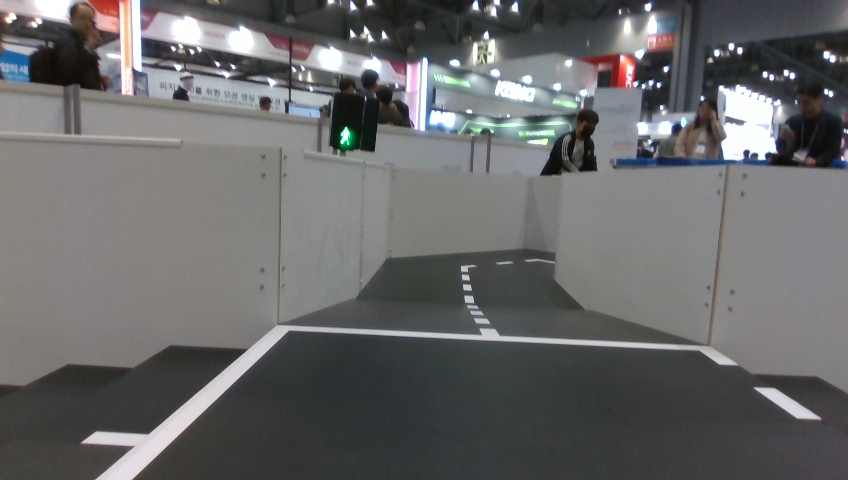
#> input picture code/junsu/sim/tl_images/green/d435_145915_f001734.jpg, 848 x 480 px
$ python -i test_traffic_light_logic.py   (imports and definitions only)
#> lines starting #> are read from the running program, lines starting #| are printed output that depends on the picture; after the words box and inside, x2 and y2 are one past the last pixel; in counts of white or black regions, pixels touching at a corner belong together
#!/usr/bin/env python3
"""[DEAD/삭제 대상, 2026-11-04] 더 이상 안 쓰는 테스트 — 2026-11-01에 노드가
HSV 색분할에서 YOLO로 바뀌면서 여기서 테스트하던 TrafficLightDetector._best_blob()
메서드 자체가 지워졌음. 지금 그냥 실행하면 AttributeError로 바로 죽음(ROS 노드엔
영향 없음, 이 테스트 파일만 깨짐). 지워도 되는 파일 — 자동승인 시스템이 rm을 막아서
일단 표시만 해둠. YOLO 버전 테스트는 test_yolo_on_val.py / test_yolo_node_replay.py 참고.
"""
import numpy as np
import cv2
import sys
sys.path.insert(0, '/tmp')
from traffic_light_detector_node import TrafficLightDetector

def make_test_image(color_bgr, radius=30, bg=(20, 20, 20)):
    img = np.full((480, 848, 3), bg, dtype=np.uint8)
    cv2.circle(img, (424, 240), radius, color_bgr, -1)
    return cv2.cvtColor(img, cv2.COLOR_BGR2RGB)  # RGB로 반환 (노드가 RGB 가정)

def eval_frame(rgb_img, min_blob_area=80, min_circularity=0.55):
#> called with min_blob_area = 80, min_circularity = 0.55
    hsv = cv2.cvtColor(rgb_img, cv2.COLOR_RGB2HSV)
#> hsv: shape (480, 848, 3); mean H, S, V 70.2, 18.3, 108.4
    red_mask = (cv2.inRange(hsv, (0, 120, 100), (10, 255, 255))
                | cv2.inRange(hsv, (170, 120, 100), (180, 255, 255)))
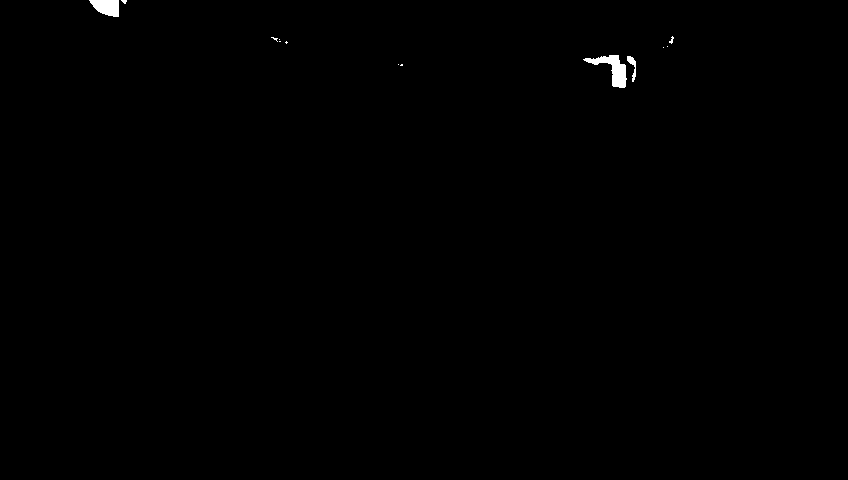
#> red_mask: shape (480, 848); 0.27% white; 13 white regions (10 under 20 px), largest, box (x1, y1, x2, y2) and area: (583, 55, 627, 88) 564, (89, 0, 119, 17) 377, (627, 56, 636, 82) 97
    green_mask = cv2.inRange(hsv, (45, 80, 100), (85, 255, 255))
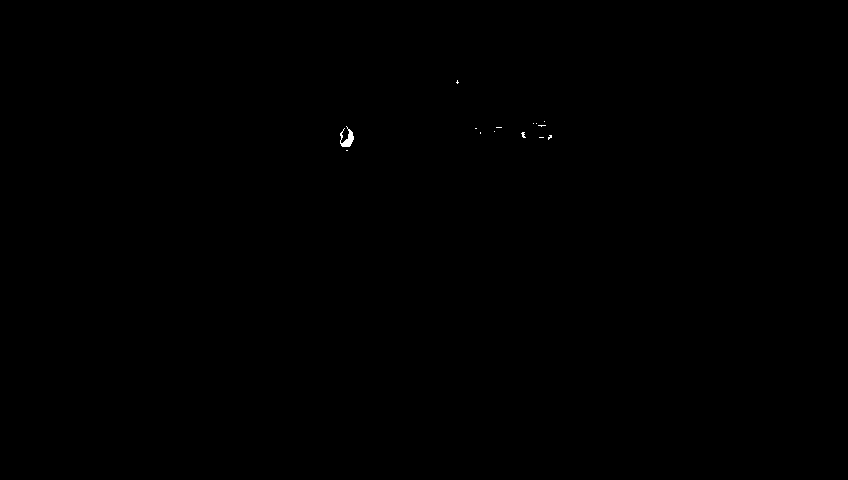
#> green_mask: shape (480, 848); 0.05% white; 14 white regions (13 under 20 px), largest, box (x1, y1, x2, y2) and area: (340, 126, 354, 147) 143
#> (the run stopped early here; a loop or call above may not have finished)
